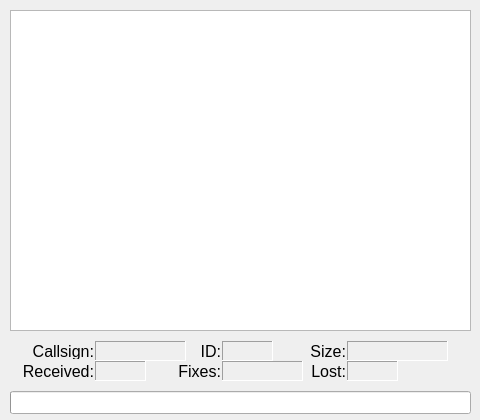
<?xml version="1.0" encoding="UTF-8"?>
<ui version="4.0">
 <class>dlgSSDV</class>
 <widget class="QDialog" name="dlgSSDV">
  <property name="geometry">
   <rect>
    <x>0</x>
    <y>0</y>
    <width>480</width>
    <height>420</height>
   </rect>
  </property>
  <property name="windowTitle">
   <string>SSDV RX</string>
  </property>
  <widget class="QLabel" name="label">
   <property name="geometry">
    <rect>
     <x>23</x>
     <y>343</y>
     <width>71</width>
     <height>16</height>
    </rect>
   </property>
   <property name="font">
    <font>
     <pointsize>12</pointsize>
    </font>
   </property>
   <property name="text">
    <string>Callsign:</string>
   </property>
   <property name="alignment">
    <set>Qt::AlignRight|Qt::AlignTrailing|Qt::AlignVCenter</set>
   </property>
  </widget>
  <widget class="QLabel" name="label_2">
   <property name="geometry">
    <rect>
     <x>23</x>
     <y>363</y>
     <width>71</width>
     <height>16</height>
    </rect>
   </property>
   <property name="font">
    <font>
     <pointsize>12</pointsize>
    </font>
   </property>
   <property name="text">
    <string>Received:</string>
   </property>
   <property name="alignment">
    <set>Qt::AlignRight|Qt::AlignTrailing|Qt::AlignVCenter</set>
   </property>
  </widget>
  <widget class="QLabel" name="label_3">
   <property name="geometry">
    <rect>
     <x>150</x>
     <y>343</y>
     <width>71</width>
     <height>16</height>
    </rect>
   </property>
   <property name="font">
    <font>
     <pointsize>12</pointsize>
    </font>
   </property>
   <property name="text">
    <string>ID:</string>
   </property>
   <property name="alignment">
    <set>Qt::AlignRight|Qt::AlignTrailing|Qt::AlignVCenter</set>
   </property>
  </widget>
  <widget class="QLabel" name="label_4">
   <property name="geometry">
    <rect>
     <x>150</x>
     <y>363</y>
     <width>71</width>
     <height>16</height>
    </rect>
   </property>
   <property name="font">
    <font>
     <pointsize>12</pointsize>
    </font>
   </property>
   <property name="text">
    <string>Fixes:</string>
   </property>
   <property name="alignment">
    <set>Qt::AlignRight|Qt::AlignTrailing|Qt::AlignVCenter</set>
   </property>
  </widget>
  <widget class="QLabel" name="label_5">
   <property name="geometry">
    <rect>
     <x>275</x>
     <y>343</y>
     <width>71</width>
     <height>16</height>
    </rect>
   </property>
   <property name="font">
    <font>
     <pointsize>12</pointsize>
    </font>
   </property>
   <property name="text">
    <string>Size:</string>
   </property>
   <property name="alignment">
    <set>Qt::AlignRight|Qt::AlignTrailing|Qt::AlignVCenter</set>
   </property>
  </widget>
  <widget class="QLabel" name="label_6">
   <property name="geometry">
    <rect>
     <x>275</x>
     <y>363</y>
     <width>71</width>
     <height>16</height>
    </rect>
   </property>
   <property name="font">
    <font>
     <pointsize>12</pointsize>
    </font>
   </property>
   <property name="text">
    <string>Lost:</string>
   </property>
   <property name="alignment">
    <set>Qt::AlignRight|Qt::AlignTrailing|Qt::AlignVCenter</set>
   </property>
  </widget>
  <widget class="QProgressBar" name="pbSSDV">
   <property name="geometry">
    <rect>
     <x>10</x>
     <y>391</y>
     <width>461</width>
     <height>23</height>
    </rect>
   </property>
   <property name="value">
    <number>0</number>
   </property>
   <property name="textVisible">
    <bool>false</bool>
   </property>
  </widget>
  <widget class="QGraphicsView" name="SSDVView">
   <property name="geometry">
    <rect>
     <x>10</x>
     <y>10</y>
     <width>461</width>
     <height>321</height>
    </rect>
   </property>
  </widget>
  <widget class="QLabel" name="lblReceived">
   <property name="geometry">
    <rect>
     <x>95</x>
     <y>361</y>
     <width>51</width>
     <height>20</height>
    </rect>
   </property>
   <property name="font">
    <font>
     <pointsize>12</pointsize>
    </font>
   </property>
   <property name="frameShape">
    <enum>QFrame::Panel</enum>
   </property>
   <property name="frameShadow">
    <enum>QFrame::Sunken</enum>
   </property>
   <property name="text">
    <string/>
   </property>
   <property name="alignment">
    <set>Qt::AlignCenter</set>
   </property>
  </widget>
  <widget class="QLabel" name="lblID">
   <property name="geometry">
    <rect>
     <x>222</x>
     <y>341</y>
     <width>51</width>
     <height>20</height>
    </rect>
   </property>
   <property name="font">
    <font>
     <pointsize>12</pointsize>
    </font>
   </property>
   <property name="frameShape">
    <enum>QFrame::Panel</enum>
   </property>
   <property name="frameShadow">
    <enum>QFrame::Sunken</enum>
   </property>
   <property name="text">
    <string/>
   </property>
   <property name="alignment">
    <set>Qt::AlignCenter</set>
   </property>
  </widget>
  <widget class="QLabel" name="lblFixes">
   <property name="geometry">
    <rect>
     <x>222</x>
     <y>361</y>
     <width>81</width>
     <height>20</height>
    </rect>
   </property>
   <property name="font">
    <font>
     <pointsize>12</pointsize>
    </font>
   </property>
   <property name="layoutDirection">
    <enum>Qt::LeftToRight</enum>
   </property>
   <property name="frameShape">
    <enum>QFrame::Panel</enum>
   </property>
   <property name="frameShadow">
    <enum>QFrame::Sunken</enum>
   </property>
   <property name="text">
    <string/>
   </property>
   <property name="alignment">
    <set>Qt::AlignLeading|Qt::AlignLeft|Qt::AlignVCenter</set>
   </property>
  </widget>
  <widget class="QLabel" name="lblCallsign">
   <property name="geometry">
    <rect>
     <x>95</x>
     <y>341</y>
     <width>91</width>
     <height>20</height>
    </rect>
   </property>
   <property name="font">
    <font>
     <pointsize>12</pointsize>
    </font>
   </property>
   <property name="frameShape">
    <enum>QFrame::Panel</enum>
   </property>
   <property name="frameShadow">
    <enum>QFrame::Sunken</enum>
   </property>
   <property name="text">
    <string/>
   </property>
   <property name="alignment">
    <set>Qt::AlignLeading|Qt::AlignLeft|Qt::AlignVCenter</set>
   </property>
  </widget>
  <widget class="QLabel" name="lblSize">
   <property name="geometry">
    <rect>
     <x>347</x>
     <y>341</y>
     <width>101</width>
     <height>20</height>
    </rect>
   </property>
   <property name="font">
    <font>
     <pointsize>12</pointsize>
    </font>
   </property>
   <property name="frameShape">
    <enum>QFrame::Panel</enum>
   </property>
   <property name="frameShadow">
    <enum>QFrame::Sunken</enum>
   </property>
   <property name="text">
    <string/>
   </property>
   <property name="alignment">
    <set>Qt::AlignCenter</set>
   </property>
  </widget>
  <widget class="QLabel" name="lblLost">
   <property name="geometry">
    <rect>
     <x>347</x>
     <y>361</y>
     <width>51</width>
     <height>20</height>
    </rect>
   </property>
   <property name="font">
    <font>
     <pointsize>12</pointsize>
    </font>
   </property>
   <property name="frameShape">
    <enum>QFrame::Panel</enum>
   </property>
   <property name="frameShadow">
    <enum>QFrame::Sunken</enum>
   </property>
   <property name="text">
    <string/>
   </property>
   <property name="alignment">
    <set>Qt::AlignCenter</set>
   </property>
  </widget>
 </widget>
 <resources/>
 <connections/>
</ui>
